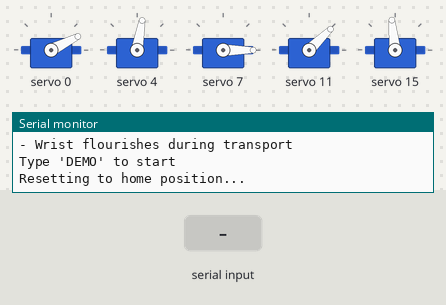
A sketch run on a simulated Arduino Uno, built with avr-gcc and run on an emulated ATmega328P. On the bench: 5 × servo, the last lines printed to the serial monitor. The inputs (shaded band) are chosen by the test bench.

Above: at 1.2 s.
1.3 s: "DEMO\n" received over Serial
At 2.3 s:
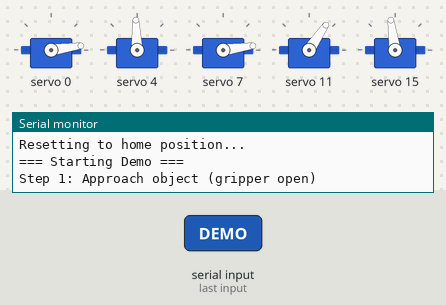
At 14.8 s:
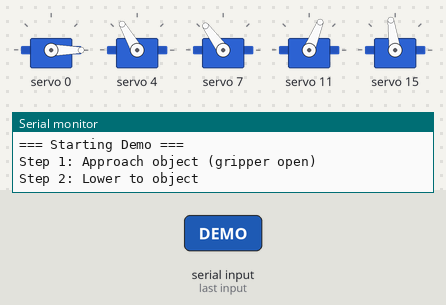
Timing chart, 0 to 20.8 s (numbered marks = the images above; inputs shaded):
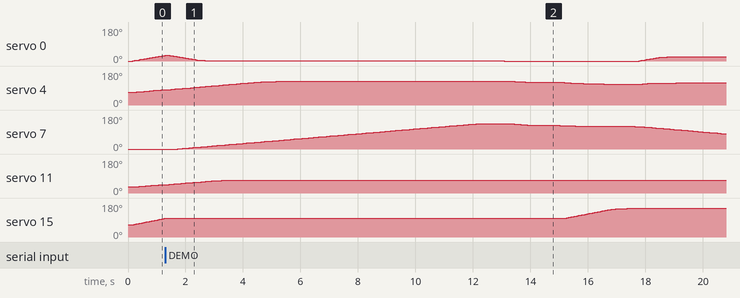

Measured:
- by itself, servo 7: rises from 0° to 135° in 10.7 s, then falls to 81° in 8.3 s

The sketch:

pick_place_pic_home.ino
```cpp
#include <Wire.h>
#include <Adafruit_PWMServoDriver.h>

// ===== Configuration =====
#define SERVO_COUNT 5
const byte servoChannels[] = {0, 4, 7, 11, 15};
const char* servoNames[] = {"Base", "Shoulder", "Elbow", "Wrist", "Gripper"};

// Servo Config: {minPulse, maxPulse, minAngle, maxAngle, speedFactor}
const float servoConfig[SERVO_COUNT][5] = {
  {135, 495, 0, 180, 1.1},    // Base
  {175, 500, -60, 90, 0.5},   // Shoulder
  {90, 480, 0, 270, 0.75},    // Elbow
  {215, 400, 0, 180, 1.0},    // Wrist (higher speed for flourishes)
  {300, 550, 0, 90, 0.9}      // Gripper
};

// Motion Control
#define MOVEMENT_CYCLE_MS 5    // 50Hz control
#define BASE_SPEED 30           // Reduced speed for smoother motion
#define ACCEL_TIME_MS 300       // Smoother acceleration
#define DECEL_DISTANCE 10       // Gentler braking
#define ANGLE_TOLERANCE 1.5

Adafruit_PWMServoDriver pwm;

struct ServoState {
  float currentAngle;
  float targetAngle;
  float speedFactor; // Individual speed adjustment
  bool isMoving;
};

ServoState servoStates[SERVO_COUNT];
const float homeAngles[SERVO_COUNT] = {90, 45, 60, 90, 45}; // Updated return position

// ===== Enhanced Pick & Place Sequence =====
const struct {
  float targets[SERVO_COUNT]; // B, S, E, W, G
  unsigned int duration;       // Corrected member name
  unsigned int holdTime;
  const char* description;
} demoSteps[] = {
  // Pick Sequence (Base 0°, Shoulder 30°, Elbow 100°)
  {{  0, 70, 270, 90, 30}, 750, 0, "Approach object (gripper open)"},
  {{  0, 60, 250, 90, 30}, 400,  0, "Lower to object"},
  {{  0, 50, 240, 90, 80}, 300, 300, "Grab object (gripper closed)"},

  // Lift and Transport (Base 0° → 180°)
  {{ 30, 60, 60, 90,  80}, 800, 0, "Lift and start moving"},
  {{ 60, 60, 45, 135, 80}, 500, 0, "First wrist flourish"},
  {{ 90, 60, 60, 45,  80}, 800, 0, "Continue transport"},
  {{135,  0, 60, 90,  75}, 1000, 0, "Approach drop point"},

  // Place Sequence (Base 180°, Shoulder -60°, Elbow 50°)
  {{180, -30, 135, 90,  80}, 800, 0, "Position for drop"},
  {{180, -30, 135, 90,  0}, 500, 800, "Release object (gripper open)"},
  {{180, -30, 135, 90,  80}, 500, 0, "Release object (gripper close)"},
  {{180, 30, 135, 90,  80}, 300, 0, "Release object (gripper up)"},

  // Return to Pickup Position
  {{90, 45, 240, 90,  80}, 500, 0, "Retract arm to pickup position"},
  {{0, 45, 240, 90,  80}, 500, 0, "Retract arm to pickup position"},
  {{0, 45, 240, 90,  30}, 500, 0, "Place at pickup position"},

  // Return Home (Base 90°, Shoulder 30°, Elbow 30°)
  {{ 90, 45, 30, 90,  45}, 1500, 0, "Return home"}
};

int currentStep = 0;
unsigned long stepStartTime = 0;
bool demoRunning = false;

void setup() {
  Serial.begin(115200);
  pwm.begin();
  pwm.setPWMFreq(60);

  // Initialize speed factors
  for(int i=0; i<SERVO_COUNT; i++){
    servoStates[i].speedFactor = servoConfig[i][4];
  }

  Serial.println("\n=== Enhanced Pick & Place Demo ===");
  Serial.println("Key Features:");
  Serial.println("- Smooth coordinated movements");
  Serial.println("- Multiple servos moving simultaneously");
  Serial.println("- Wrist flourishes during transport");
  Serial.println("\nType 'DEMO' to start");

  resetAllServos();
}

void loop() {
  static unsigned long lastUpdate = 0;

  if(Serial.available()){
    String input = Serial.readStringUntil('\n');
    input.trim();
    if(input.equalsIgnoreCase("DEMO") && !demoRunning){
      startDemo();
    }
  }

  if(millis() - lastUpdate >= MOVEMENT_CYCLE_MS){
    lastUpdate = millis();

    if(demoRunning){
      runDemoSequence();
    }

    updateAllServos();
  }
}

void startDemo() {
  Serial.println("\n=== Starting Demo ===");
  demoRunning = true;
  currentStep = 0;
  stepStartTime = millis();
  executeStep(currentStep);
}

void runDemoSequence() {
  unsigned long elapsed = millis() - stepStartTime;
  uint16_t totalStepTime = demoSteps[currentStep].duration + demoSteps[currentStep].holdTime; // Corrected member name

  if(elapsed >= totalStepTime){
    if(checkStepCompletion()){
      currentStep++;
      if(currentStep >= sizeof(demoSteps)/sizeof(demoSteps[0])){
        endDemo();
        return;
      }
      stepStartTime = millis();
      executeStep(currentStep);
    }
  }
}

void executeStep(int step) {
  Serial.print("\nStep ");
  Serial.print(step+1);
  Serial.print(": ");
  Serial.println(demoSteps[step].description);

  for(int i=0; i<SERVO_COUNT; i++){
    startServoMovement(i, demoSteps[step].targets[i]);
  }
}

void startServoMovement(byte servoNum, float targetAngle) {
  targetAngle = constrain(targetAngle, servoConfig[servoNum][2], servoConfig[servoNum][3]);
  servoStates[servoNum].targetAngle = targetAngle;
  servoStates[servoNum].isMoving = true;

  int pulse = map(targetAngle,
                servoConfig[servoNum][2], servoConfig[servoNum][3],
                servoConfig[servoNum][0], servoConfig[servoNum][1]);
  pwm.setPWM(servoChannels[servoNum], 0, pulse);
}

void updateAllServos() {
  for(byte i=0; i<SERVO_COUNT; i++){
    if(servoStates[i].isMoving){
      updateServoPosition(i);
    }
  }
}

void updateServoPosition(byte servoNum) {
  float current = servoStates[servoNum].currentAngle; // Corrected variable name
  float target = servoStates[servoNum].targetAngle;
  float remaining = abs(target - current);

  if(remaining <= ANGLE_TOLERANCE){
    servoStates[servoNum].currentAngle = target;
    servoStates[servoNum].isMoving = false;
    return;
  }

  // Enhanced movement calculation
  float effectiveSpeed = BASE_SPEED * servoStates[servoNum].speedFactor;
  float step = (effectiveSpeed * MOVEMENT_CYCLE_MS) / 1000.0;

  // Acceleration curve
  unsigned long moveElapsed = millis() - stepStartTime;
  if(moveElapsed < ACCEL_TIME_MS){
    step *= smoothAccelCurve((float)moveElapsed/ACCEL_TIME_MS);
  }

  // Deceleration curve
  if(remaining <= DECEL_DISTANCE){
    step *= smoothDecelCurve(remaining/DECEL_DISTANCE);
  }

  servoStates[servoNum].currentAngle += (target > current) ? step : -step;
  servoStates[servoNum].currentAngle = constrain(servoStates[servoNum].currentAngle,
                                               servoConfig[servoNum][2],
                                               servoConfig[servoNum][3]);

  // Update PWM
  int pulse = map(servoStates[servoNum].currentAngle,
                 servoConfig[servoNum][2], servoConfig[servoNum][3],
                 servoConfig[servoNum][0], servoConfig[servoNum][1]);
  pwm.setPWM(servoChannels[servoNum], 0, pulse);
}

// Smooth easing functions
float smoothAccelCurve(float t) {
  return t < 0.5 ? 2*t*t : 1-(2*(1-t)*(1-t));
}

float smoothDecelCurve(float t) {
  return 0.5*(1+sin(PI*(t-0.5)));
}

bool checkStepCompletion() {
  for(byte i=0; i<SERVO_COUNT; i++){
    if(abs(servoStates[i].currentAngle - servoStates[i].targetAngle) > ANGLE_TOLERANCE){
      return false;
    }
  }
  return true;
}

void resetAllServos() {
  Serial.println("Resetting to home position...");
  for(byte i=0; i<SERVO_COUNT; i++){
    startServoMovement(i, homeAngles[i]);
  }
}

void endDemo() {
  Serial.println("\nDemo complete!");
  demoRunning = false;
  resetAllServos();
}
```
